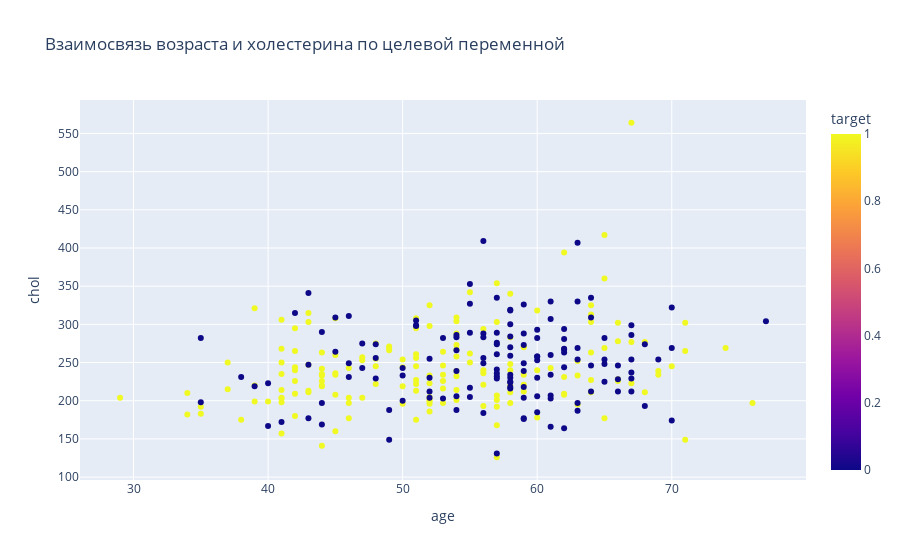

Notebook code cell kept with this figure:
### Code cell
# 5. Интерактивный scatter plot (age vs chol)
fig = px.scatter(
    df,
    x="age",
    y="chol",
    color=target,
    title="Взаимосвязь возраста и холестерина по целевой переменной",
    hover_data=df.columns
)
fig.write_html("plot5_age_vs_chol.html")
fig.show()
print("Вывод: повышенный холестерин чаще встречается у пациентов среднего и старшего возраста, а также чаще у тех, кто болен сердечно-сосудистыми заболеваниями.")

### Figure 1 — Plotly figure (JSON) as saved in the notebook; plotly's stock layout.template omitted (floating-point values rounded to 4 significant figures; data arrays with more than 128 entries replaced by an {"elided": "..."} marker saying what was removed)
{"data": [{"customdata": {"elided": "302x12 float values"}, "hovertemplate": "age=%{x}<br>chol=%{y}<br>sex=%{customdata[0]}<br>cp=%{customdata[1]}<br>trestbps=%{customdata[2]}<br>fbs=%{customdata[3]}<br>restecg=%{customdata[4]}<br>thalach=%{customdata[5]}<br>exang=%{customdata[6]}<br>oldpeak=%{customdata[7]}<br>slope=%{customdata[8]}<br>ca=%{customdata[9]}<br>thal=%{customdata[10]}<br>target=%{marker.color}<extra></extra>", "legendgroup": "", "marker": {"color": {"elided": "302 int values"}, "coloraxis": "coloraxis", "symbol": "circle"}, "mode": "markers", "name": "", "orientation": "v", "showlegend": false, "type": "scatter", "x": {"elided": "302 int values"}, "xaxis": "x", "y": {"elided": "302 int values"}, "yaxis": "y"}], "layout": {"coloraxis": {"colorbar": {"title": {"text": "target"}}, "colorscale": [[0, "#0d0887"], [0.1111, "#46039f"], [0.2222, "#7201a8"], [0.3333, "#9c179e"], [0.4444, "#bd3786"], [0.5556, "#d8576b"], [0.6667, "#ed7953"], [0.7778, "#fb9f3a"], [0.8889, "#fdca26"], [1, "#f0f921"]]}, "legend": {"tracegroupgap": 0}, "title": {"text": "Взаимосвязь возраста и холестерина по целевой переменной"}, "xaxis": {"anchor": "y", "domain": [0, 1], "title": {"text": "age"}}, "yaxis": {"anchor": "x", "domain": [0, 1], "title": {"text": "chol"}}}}
